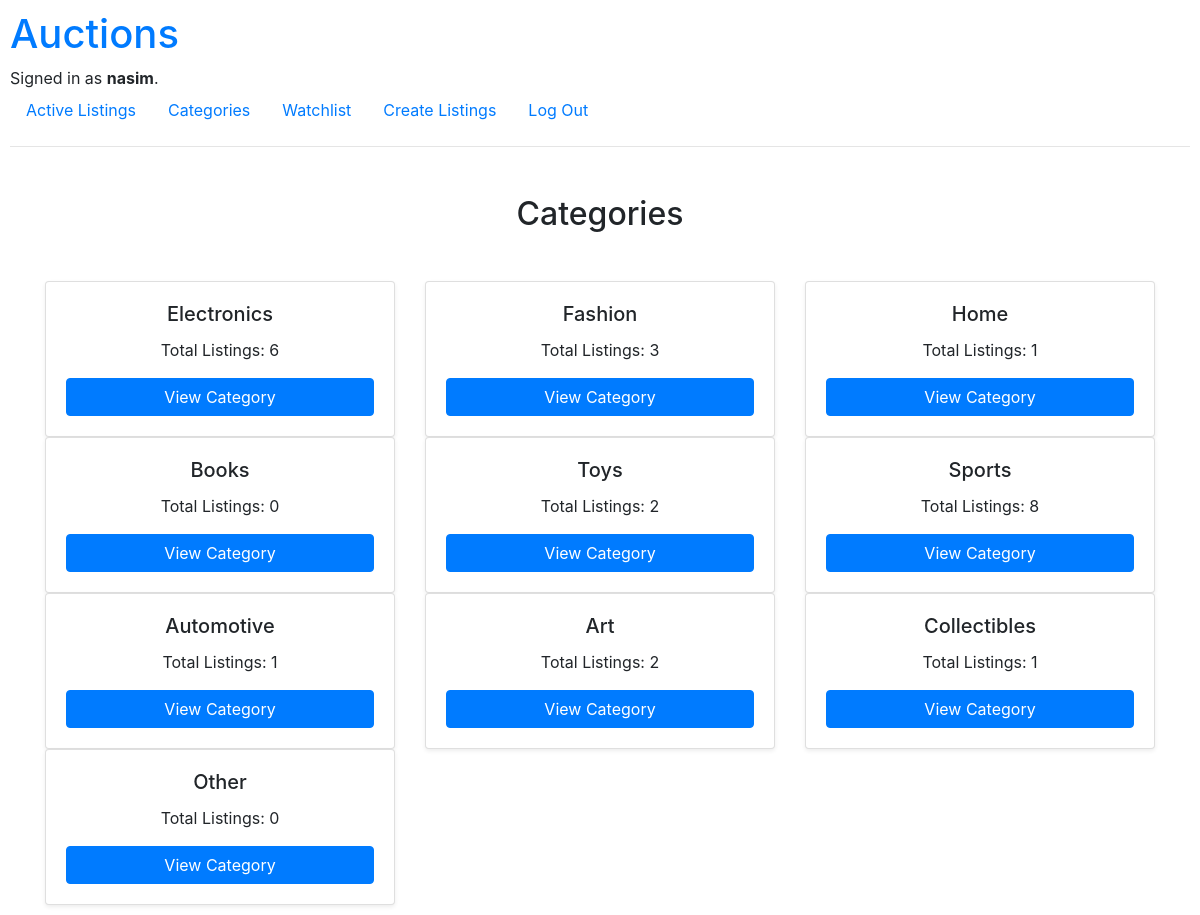
The page /categories (signed in) on the database its author committed.
### auctions/models.py (models this page shows, shortened)
class User(AbstractUser):
    watchlist = models.ManyToManyField('AuctionListing', blank=True, related_name="watchers")

class Category(models.Model):
    name = models.CharField(max_length=50, unique=True)

### auctions/views.py (the view)
# urls.py: path("categories",views.categories, name="categories"),
def categories(request):
    categories = Category.objects.all()
    return render(request, "auctions/categories.html",{
        'categories': categories
    })

### auctions/templates/auctions/categories.html
{% extends 'auctions/layout.html' %}
{% block body %}
<h2 class="text-center my-5">Categories</h2>
<div class="container">
    <div class="row row-cols-1 row-cols-sm-2 row-cols-lg-3 g-4">
        {% for category in categories %}
            <div class="col">
                <div class="card h-100 shadow-sm">
                    <div class="card-body d-flex flex-column">
                        <h5 class="card-title text-center">{{ category.name }}</h5>
                        <p class="text-center">
                            Total Listings: {{ category.listings.count }}
                        </p>
                        <a href="{% url 'category' category.name %}" class="btn btn-primary mt-auto">View Category</a>
                    </div>
                </div>
            </div>
        {% endfor %}
    </div>
</div>
{% endblock %}

### auctions/templates/auctions/layout.html (shortened to what this page needs)
{% load static %}
<!DOCTYPE html>
<html lang="en">
    <head>
        <link rel="stylesheet" href="https://stackpath.bootstrapcdn.com/bootstrap/4.4.1/css/bootstrap.min.css">
        <link href="{% static 'auctions/styles.css' %}" rel="stylesheet">
    </head>
    <body>
        <a href="{% url 'index' %}"> <h1>Auctions</h1> </a>
        <div>
            {% if user.is_authenticated %}
                Signed in as <strong>{{ user.username }}</strong>.
            {% else %}
                Not signed in.
            {% endif %}
        </div>
        <ul class="nav">
            <li class="nav-item">
                <a class="nav-link" href="{% url 'index' %}">Active Listings</a>
            </li>
            <li class="nav-item">
                <a class="nav-link" href="{% url 'categories' %}">Categories</a>
            </li>
            {% if user.is_authenticated %}
                <li class="nav-item">
                    <a class="nav-link" href="{% url 'watchlist' %}">Watchlist</a>
                </li>
            {% endif %}
            <li class="nav-item">
                <a class="nav-link" href="{% url 'create_listing' %}">Create Listings</a>
            </li>
            {% if user.is_authenticated %}
                <li class="nav-item">
                    <a class="nav-link" href="{% url 'logout' %}">Log Out</a>
                </li>
            {% endif %}
        </ul>
        <hr>
        {% block body %}
        {% endblock %}
    </body>
</html>

### auctions/static/auctions/styles.css (style rules this page uses)
body { padding: 10px; }

### rows shown on the page
User: username "nasim"
Category: name "Electronics", listings.count "6"
Category: name "Fashion", listings.count "3"
Category: name "Home", listings.count "1"
Category: name "Books", listings.count "0"
Category: name "Toys", listings.count "2"
Category: name "Sports", listings.count "8"
Category: name "Automotive", listings.count "1"
Category: name "Art", listings.count "2"
Category: name "Collectibles", listings.count "1"
Category: name "Other", listings.count "0"
